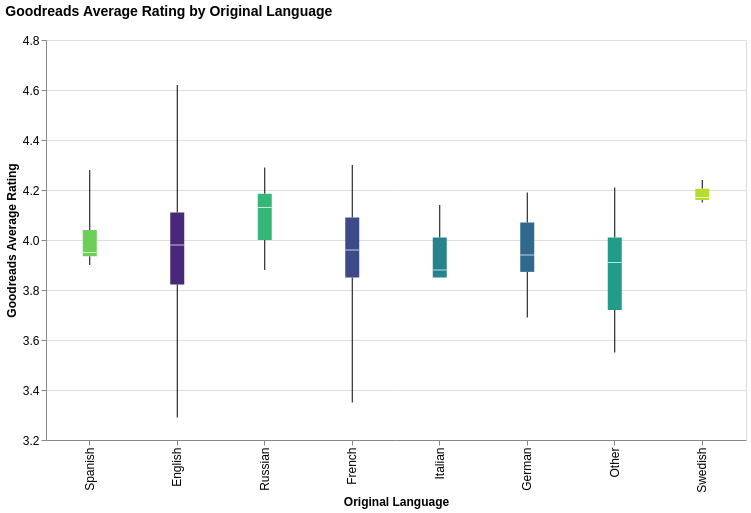

The cell this chart's notebook holds for it:
### Markdown cell above
---
## Section 6: The Translation Penalty — Ratings and Holdings by Language

Do non-English novels receive lower Goodreads ratings or fewer library holdings than English-language ones?

### Code cell
# Convert gr_num_ratings to numeric (it may have commas)
novels_df['gr_num_ratings_clean'] = (
    novels_df['gr_num_ratings']
    .astype(str)
    .str.replace(',', '', regex=False)
    .pipe(pd.to_numeric, errors='coerce')
)

lang_subset = novels_df[novels_df['lang_group'] != 'Unknown'].copy()

chart = alt.Chart(lang_subset).mark_boxplot(extent='min-max').encode(
    x=alt.X(
        'lang_group:N', 
        title='Original Language',
        sort=alt.EncodingSortField(field='gr_avg_rating', op='median', order='descending')
    ),
    y=alt.Y(
        'gr_avg_rating:Q', 
        title='Goodreads Average Rating',
        # 'zero=False' prevents the axis from starting at 0, similar to your plt.ylim logic
        scale=alt.Scale(zero=False) 
    ),
    color=alt.Color('lang_group:N', scale=alt.Scale(scheme='viridis'), legend=None),
    tooltip=[
        alt.Tooltip('lang_group', title='Language'),
        alt.Tooltip('gr_avg_rating', title='Rating')
    ]
).properties(
    title='Goodreads Average Rating by Original Language',
    width=700,
    height=400
).configure_title(
    fontSize=14,
    anchor='start',
    offset=15
).configure_axis(
    labelFontSize=12,
    titleFontSize=12
)

chart.display()

### Figure 1 — Vega-Lite specification as saved in the notebook (floating-point values rounded to 4 significant figures; data arrays with more than 128 entries replaced by an {"elided": "..."} marker saying what was removed)
{"config": {"view": {"continuousWidth": 300, "continuousHeight": 300}, "axis": {"labelFontSize": 12, "titleFontSize": 12}, "title": {"anchor": "start", "fontSize": 14, "offset": 15}}, "data": {"name": "data-93b65224d4563a82dd8f5134b9a4e775"}, "mark": {"type": "boxplot", "extent": "min-max"}, "encoding": {"color": {"field": "lang_group", "legend": null, "scale": {"scheme": "viridis"}, "type": "nominal"}, "tooltip": [{"field": "lang_group", "title": "Language", "type": "nominal"}, {"field": "gr_avg_rating", "title": "Rating", "type": "quantitative"}], "x": {"field": "lang_group", "sort": {"field": "gr_avg_rating", "op": "median", "order": "descending"}, "title": "Original Language", "type": "nominal"}, "y": {"field": "gr_avg_rating", "scale": {"zero": false}, "title": "Goodreads Average Rating", "type": "quantitative"}}, "height": 400, "title": "Goodreads Average Rating by Original Language", "width": 700, "$schema": "https://vega.github.io/schema/vega-lite/v6.4.1.json", "datasets": {"data-93b65224d4563a82dd8f5134b9a4e775": {"elided": "500 records"}}}
